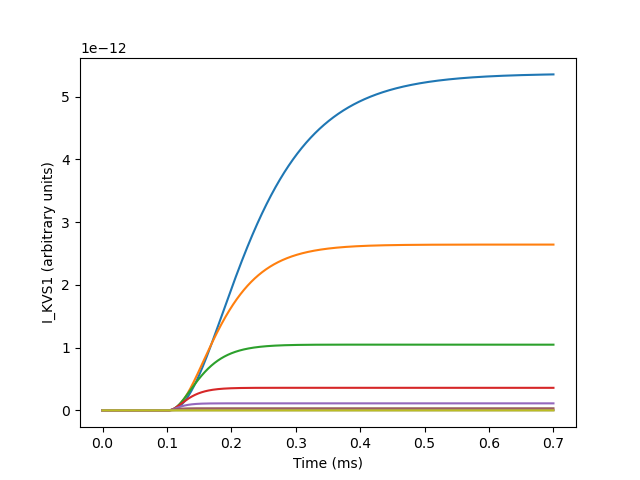

Write Python code to recreate this figure.
from IonChannel import IonChannel
from IonChannel import mV, ms
import math
import matplotlib.pyplot as plt
import numpy as np
from scipy import integrate

#I_x = g_x*(V-V_x) = g_x * m_p_x * h_q_x * (V-V_x)
class KVS1(IonChannel):
    def __init__(self):
        super()
        self.nr_variables = 2

    def compute_derivatives(self, y, t, voltage):
        def m_KVS1_inf(V):
            # updated version
            m_v_05 = 57.1 * mV
            k_a = 25.0 * mV
            return (1)/(1+np.exp(-(V-m_v_05)/k_a))

        def tau_m_KVS1(V):
            a = 30.0 * ms
            b = 18.1 * mV
            c = 20 * mV
            d = 1.0 * ms
            return a/(np.exp(-(V-b)/c)) + d

        def h_KVS1_inf(V):
            h_v_05 = 47.3 * mV
            k_i = 11.1 * mV
            return (1)/(1+np.exp((V-h_v_05)/k_i))

        def tau_h_KVS1(V):
            a = 88.5 * ms
            b = 50.0 * mV
            c = 15.0 * mV
            d = 53.4 * ms
            return a/(np.exp(-(V-b)/c)) + d

        m_KVS1 = y[0]
        h_KVS1 = y[1]

        dm_KVS1_dt = (m_KVS1_inf(voltage)-m_KVS1)/(tau_m_KVS1(voltage))

        dh_KVS1_dt = (h_KVS1_inf(voltage)-h_KVS1)/tau_h_KVS1(voltage)

        #I_KVS1 = g_KVS1 * m_3_KVS1 * (0.7 * h_f_KVS1 + 0.3 * h_s_KVS1) * (V - V_K)

        return np.asarray([dm_KVS1_dt, dh_KVS1_dt])


channel = KVS1()
init_values = channel.find_steady_state()

def run_experiment(V_pre,V_post):
    t0 = 0e-3
    t1 = 100e-3
    t2 = 700e-3

    tsteps1 = int((t1-t0)*1e6)
    tsteps2 = int((t2-t1)*1e6)

    result_pre = integrate.odeint(channel.compute_derivatives, np.asarray(init_values), np.linspace(t0,t1,tsteps1), args=(V_pre,))
    print(result_pre[-1,:])
    result_post = integrate.odeint(channel.compute_derivatives, result_pre[-1,:], np.linspace(t1,t2,tsteps2),args=(V_post,))

    m_KVS1_pre = result_pre[:,0]
    h_KVS1_pre = result_pre[:,1]

    m_KVS1_post = result_post[:,0]
    h_KVS1_post = result_post[:,1]

    if True:
        g_KVS1 = 1.8 * 1e-9
        V_K = -80*1e-3
        I_KVS1_pre = np.transpose(g_KVS1 * np.power(m_KVS1_pre,3) * (1.0 * h_KVS1_pre) * (V_pre - V_K))
        I_KVS1_post = np.transpose(g_KVS1 * np.power(m_KVS1_post,3) * (1.0 * h_KVS1_post) * (V_post - V_K))

        print(I_KVS1_pre)
        print()
        print(I_KVS1_post)
        plt.plot(np.linspace(t0,t2,tsteps1+tsteps2),np.hstack((I_KVS1_pre, I_KVS1_post)))
        plt.xlabel("Time (ms)")
        plt.ylabel("I_KVS1 (arbitrary units)")

run_experiment(-80e-3, 40e-3)
run_experiment(-80e-3, 30e-3)
run_experiment(-80e-3, 20e-3)
run_experiment(-80e-3, 10e-3)
run_experiment(-80e-3, 0e-3)
run_experiment(-80e-3, -10e-3)
run_experiment(-80e-3, -20e-3)
run_experiment(-80e-3, -30e-3)
run_experiment(-80e-3, -40e-3)

plt.savefig('KVS1.png')
plt.show()
